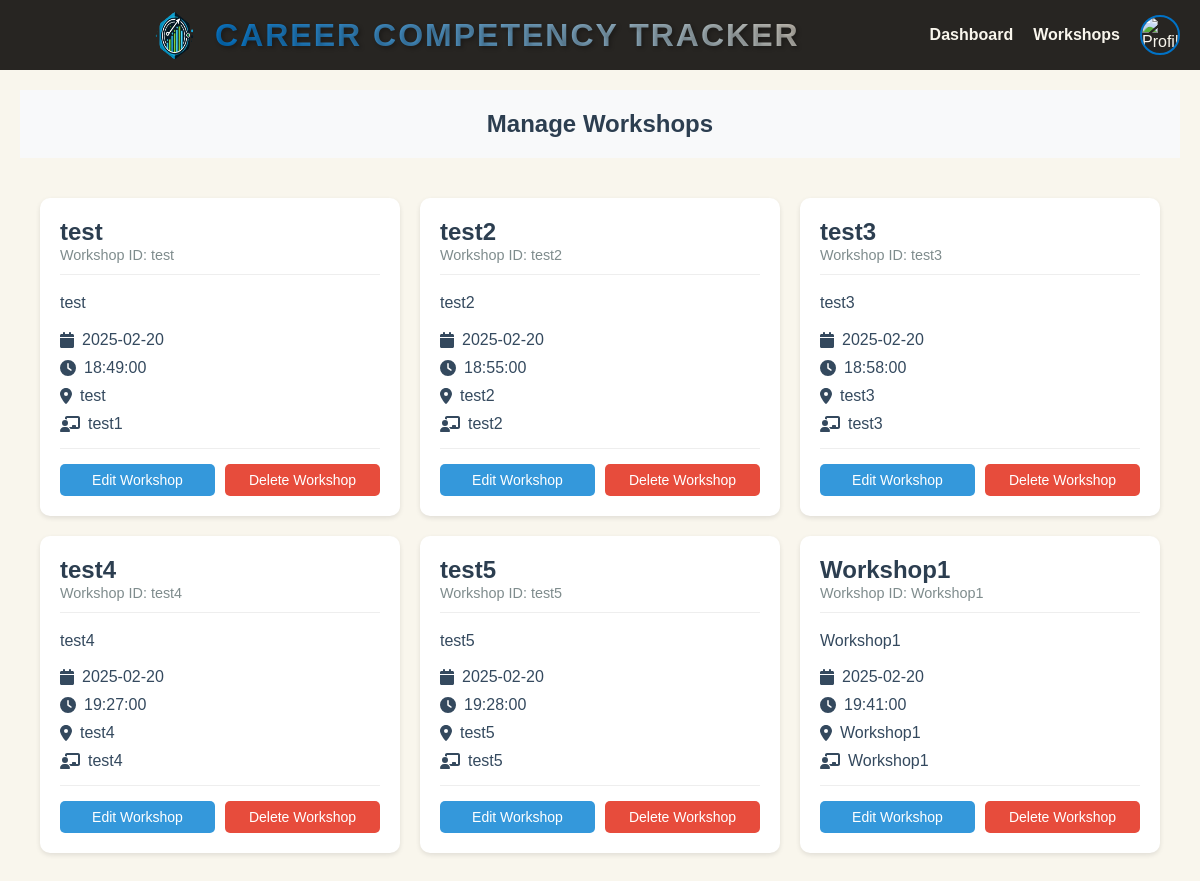
The page /manage-workshops (signed in) on the database its author committed.
### App/models/workshop.py (models this page shows)
class Workshop(db.Model):
    __tablename__ = 'workshops'
    workshopID = db.Column(db.String(20), primary_key=True)
    workshopName = db.Column(db.String(100), nullable=False)
    workshopDescription = db.Column(db.Text, nullable=False)
    workshopDate = db.Column(db.Date, nullable=False)
    workshopTime = db.Column(db.Time, nullable=False)
    instructor = db.Column(db.String(100), nullable=False)
    location = db.Column(db.String(100), nullable=False)

### App/views/dashboard.py (the view)
@dashboard_views.route('/manage-workshops')
@login_required
def manage_workshops():
    print("Accessing manage_workshops route")
    print(f"Current user type: {current_user.user_type}")
    if current_user.user_type != 'admin':
        print(f"Access denied for user: {current_user.username}, type: {current_user.user_type}")
        flash('Access denied. Administrators only.', 'error')
        return redirect(url_for('dashboard_views.dashboard'))
    workshops = Workshop.query.all()
    print(f"Found {len(workshops)} workshops")
    return render_template('Html/manageWorkshops.html', workshops=workshops)

### App/models/administrator.py (called while the page is built)
    @property
    def is_authenticated(self):
        return True

### app.py (called while the page is built)
@login_manager.user_loader
def load_user(user_id):
    return User.query.get(int(user_id))

### App/templates/Html/manageWorkshops.html (shortened to what this page needs)
<!DOCTYPE html>
<html lang="en">
<head>
    <link rel="stylesheet" href="{{ url_for('static', filename='Css/Layout.css') }}">
    <link rel="stylesheet" href="{{ url_for('static', filename='Css/workshops.css') }}">
</head>
<body>
    <header>
        <div class="topbar">
            <div class="logo">
                <img src="{{ url_for('static', filename='Images/logo.png') }}" alt="Logo">
                <span class="title">Career Competency Tracker</span>
            </div>
            <nav class="topnav">
                <a href="{{ url_for('dashboard_views.dashboard') }}">Dashboard</a>
                <a href="{{ url_for('dashboard_views.workshops') }}">Workshops</a>
                <div class="dropdown">
                    <img src="{{ url_for('static', filename='Images/profile-placeholder.png') }}" alt="Profile" class="profile-pic">
                </div>
            </nav>
        </div>
    </header>
    <main class="content workshops">
        <div class="workshops-header">
            <h2>Manage Workshops</h2>
        </div>
        <div class="workshops-container">
            {% if workshops %}
                {% for workshop in workshops %}
                    <div class="workshop-card">
                        <div class="workshop-header">
                            <h3>{{ workshop.workshopName }}</h3>
                            <span class="workshop-id">Workshop ID: {{ workshop.workshopID }}</span>
                        </div>
                        <div class="workshop-body">
                            <p class="description">{{ workshop.workshopDescription }}</p>
                            <div class="workshop-details">
                                <p><i class="fas fa-calendar"></i> {{ workshop.workshopDate }}</p>
                                <p><i class="fas fa-clock"></i> {{ workshop.workshopTime }}</p>
                                <p><i class="fas fa-map-marker-alt"></i> {{ workshop.location }}</p>
                                <p><i class="fas fa-chalkboard-teacher"></i> {{ workshop.instructor }}</p>
                            </div>
                            <div class="workshop-actions">
                                <a href="{{ url_for('dashboard_views.edit_workshop', workshop_id=workshop.workshopID) }}" class="edit-btn">Edit Workshop</a>
                                <button onclick="deleteWorkshop('{{ workshop.workshopID }}')" class="delete-btn">Delete Workshop</button>
                            </div>
                        </div>
                    </div>
                {% endfor %}
            {% else %}
                <p class="no-workshops">No workshops available.</p>
            {% endif %}
        </div>
    </main>
</body>
</html>

### App/static/Css/Layout.css (style rules this page uses)
:root { --color-lightest: #f9f6ed; --color-light: #c9c1b5; --color-medium: #3f3b37; --color-dark: #272522; --color-primary: #0072c6; }
* { margin: 0; padding: 0; box-sizing: border-box; font-family: 'Poppins', sans-serif; }
body { display: flex; flex-direction: column; height: 100vh; background-color: var(--color-lightest); }
.topbar { display: flex; justify-content: space-between; align-items: center; padding: 10px 20px; background-color: var(--color-dark); color: var(--color-lightest); }
.topbar .logo { display: flex; align-items: center; justify-content: center; flex: 1; }
.topbar .logo img { width: 50px; height: 50px; }
.topbar .title { font-size: 32px; margin-left: 15px; color: var(--color-primary); font-weight: 700; letter-spacing: 2px; text-transform: uppercase; text-shadow: 2px 2px 4px rgba(0, 0, 0, 0.3); background: linear-gradient(45deg, var(--color-primary), var(--color-light)); -webkit-background-clip: text; -webkit-text-fill-color: transparent; animation: fadeIn 1s ease-in-out; }
.topnav { display: flex; align-items: center; gap: 20px; }
.topnav a { color: var(--color-lightest); text-decoration: none; font-weight: bold; transition: color 0.3s ease; }
.dropdown { position: relative; display: flex; align-items: center; }
.profile-pic { width: 40px; height: 40px; border-radius: 50%; cursor: pointer; border: 2px solid var(--color-primary); }
.content { flex: 1; padding: 20px; margin-left: 0; transition: margin-left 0.3s ease; }

### App/static/Css/workshops.css (style rules this page uses)
.workshops-container { display: grid; grid-template-columns: repeat(auto-fit, minmax(300px, 1fr)); gap: 20px; padding: 20px; max-width: 1200px; margin: 0 auto; }
.workshop-card { background: white; border-radius: 10px; box-shadow: 0 2px 5px rgba(0,0,0,0.1); padding: 20px; transition: transform 0.3s ease; }
.workshop-header { border-bottom: 1px solid #eee; margin-bottom: 15px; padding-bottom: 10px; }
.workshop-header h3 { color: #2c3e50; margin: 0; font-size: 1.5em; }
.workshop-id { color: #7f8c8d; font-size: 0.9em; }
.workshop-body { color: #34495e; }
.description { margin: 15px 0; line-height: 1.6; }
.workshop-details { display: grid; gap: 10px; }
.workshop-details p { margin: 0; display: flex; align-items: center; gap: 8px; }
.workshops-header { background: #f8f9fa; padding: 20px; margin-bottom: 20px; text-align: center; }
.workshops-header h2 { color: #2c3e50; margin: 0; }
.workshop-actions { display: flex; gap: 10px; margin-top: 15px; padding-top: 15px; border-top: 1px solid #eee; }
.edit-btn, .delete-btn { padding: 8px 16px; border-radius: 5px; border: none; cursor: pointer; font-size: 14px; text-decoration: none; text-align: center; flex: 1; }
.edit-btn { background-color: #3498db; color: white; }
.delete-btn { background-color: #e74c3c; color: white; }

### rows shown on the page
Workshop: workshopName "test", workshopID "test", workshopDescription "test", workshopDate "2025-02-20", workshopTime "18:49:00", location "test", instructor "test1"
Workshop: workshopName "test2", workshopID "test2", workshopDescription "test2", workshopDate "2025-02-20", workshopTime "18:55:00", location "test2", instructor "test2"
Workshop: workshopName "test3", workshopID "test3", workshopDescription "test3", workshopDate "2025-02-20", workshopTime "18:58:00", location "test3", instructor "test3"
Workshop: workshopName "test4", workshopID "test4", workshopDescription "test4", workshopDate "2025-02-20", workshopTime "19:27:00", location "test4", instructor "test4"
Workshop: workshopName "test5", workshopID "test5", workshopDescription "test5", workshopDate "2025-02-20", workshopTime "19:28:00", location "test5", instructor "test5"
Workshop: workshopName "Workshop1", workshopID "Workshop1", workshopDescription "Workshop1", workshopDate "2025-02-20", workshopTime "19:41:00", location "Workshop1", instructor "Workshop1"
